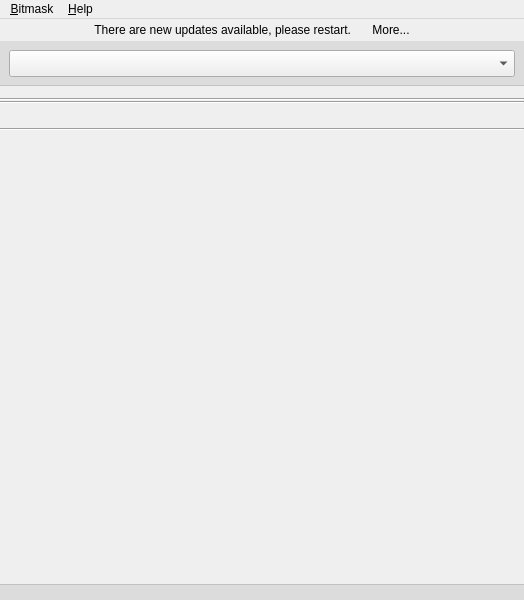
<?xml version="1.0" encoding="UTF-8"?>
<ui version="4.0">
 <class>MainWindow</class>
 <widget class="QMainWindow" name="MainWindow">
  <property name="geometry">
   <rect>
    <x>0</x>
    <y>0</y>
    <width>524</width>
    <height>600</height>
   </rect>
  </property>
  <property name="sizePolicy">
   <sizepolicy hsizetype="Fixed" vsizetype="Preferred">
    <horstretch>0</horstretch>
    <verstretch>0</verstretch>
   </sizepolicy>
  </property>
  <property name="minimumSize">
   <size>
    <width>524</width>
    <height>0</height>
   </size>
  </property>
  <property name="maximumSize">
   <size>
    <width>524</width>
    <height>16777215</height>
   </size>
  </property>
  <property name="windowTitle">
   <string>Bitmask</string>
  </property>
  <property name="windowIcon">
   <iconset resource="../../../../../data/resources/icons.qrc">
    <normaloff>:/images/mask-icon.png</normaloff>:/images/mask-icon.png</iconset>
  </property>
  <property name="inputMethodHints">
   <set>Qt::ImhHiddenText</set>
  </property>
  <property name="iconSize">
   <size>
    <width>128</width>
    <height>128</height>
   </size>
  </property>
  <widget class="QWidget" name="centralwidget">
   <layout class="QGridLayout" name="gridLayout">
    <property name="margin">
     <number>0</number>
    </property>
    <property name="spacing">
     <number>0</number>
    </property>
    <item row="1" column="0" colspan="2">
     <widget class="QScrollArea" name="scrollArea">
      <property name="frameShape">
       <enum>QFrame::NoFrame</enum>
      </property>
      <property name="frameShadow">
       <enum>QFrame::Plain</enum>
      </property>
      <property name="lineWidth">
       <number>0</number>
      </property>
      <property name="horizontalScrollBarPolicy">
       <enum>Qt::ScrollBarAlwaysOff</enum>
      </property>
      <property name="widgetResizable">
       <bool>true</bool>
      </property>
      <widget class="QWidget" name="scrollAreaWidgetContents">
       <property name="geometry">
        <rect>
         <x>0</x>
         <y>0</y>
         <width>524</width>
         <height>549</height>
        </rect>
       </property>
       <layout class="QVBoxLayout" name="verticalLayout">
        <property name="spacing">
         <number>0</number>
        </property>
        <property name="margin">
         <number>0</number>
        </property>
        <item>
         <widget class="QFrame" name="providerFrame">
          <property name="sizePolicy">
           <sizepolicy hsizetype="Preferred" vsizetype="Fixed">
            <horstretch>0</horstretch>
            <verstretch>0</verstretch>
           </sizepolicy>
          </property>
          <property name="autoFillBackground">
           <bool>false</bool>
          </property>
          <property name="styleSheet">
           <string notr="true">QFrame#providerFrame {background-color: rgba(0,0,0,20); border-bottom: 1px solid rgba(0,0,0,30);}</string>
          </property>
          <layout class="QHBoxLayout" name="horizontalLayout">
           <item>
            <widget class="QComboBox" name="cmbProviders">
             <property name="font">
              <font>
               <pointsize>12</pointsize>
              </font>
             </property>
            </widget>
           </item>
          </layout>
         </widget>
        </item>
        <item>
         <layout class="QVBoxLayout" name="loginLayout">
          <property name="topMargin">
           <number>12</number>
          </property>
         </layout>
        </item>
        <item>
         <widget class="Line" name="lineUnderLogin">
          <property name="orientation">
           <enum>Qt::Horizontal</enum>
          </property>
         </widget>
        </item>
        <item>
         <widget class="QWidget" name="eipWidget" native="true">
          <layout class="QVBoxLayout" name="eipVerticalLayout">
           <property name="spacing">
            <number>0</number>
           </property>
           <property name="margin">
            <number>0</number>
           </property>
           <item>
            <layout class="QVBoxLayout" name="eipLayout">
             <property name="leftMargin">
              <number>12</number>
             </property>
             <property name="topMargin">
              <number>0</number>
             </property>
             <property name="rightMargin">
              <number>12</number>
             </property>
             <property name="bottomMargin">
              <number>0</number>
             </property>
            </layout>
           </item>
          </layout>
         </widget>
        </item>
        <item>
         <widget class="Line" name="lineUnderEIP">
          <property name="orientation">
           <enum>Qt::Horizontal</enum>
          </property>
         </widget>
        </item>
        <item>
         <widget class="QWidget" name="mailWidget" native="true">
          <layout class="QVBoxLayout" name="verticalLayout_3">
           <property name="spacing">
            <number>0</number>
           </property>
           <property name="margin">
            <number>0</number>
           </property>
           <item>
            <layout class="QVBoxLayout" name="mailLayout">
             <property name="spacing">
              <number>6</number>
             </property>
             <property name="margin">
              <number>12</number>
             </property>
            </layout>
           </item>
          </layout>
         </widget>
        </item>
        <item>
         <widget class="Line" name="lineUnderEmail">
          <property name="orientation">
           <enum>Qt::Horizontal</enum>
          </property>
         </widget>
        </item>
        <item>
         <spacer name="verticalSpacer">
          <property name="orientation">
           <enum>Qt::Vertical</enum>
          </property>
          <property name="sizeHint" stdset="0">
           <size>
            <width>20</width>
            <height>0</height>
           </size>
          </property>
         </spacer>
        </item>
        <item>
         <widget class="QFrame" name="frame">
          <property name="sizePolicy">
           <sizepolicy hsizetype="Preferred" vsizetype="Fixed">
            <horstretch>0</horstretch>
            <verstretch>0</verstretch>
           </sizepolicy>
          </property>
          <property name="minimumSize">
           <size>
            <width>0</width>
            <height>16</height>
           </size>
          </property>
          <property name="autoFillBackground">
           <bool>false</bool>
          </property>
          <property name="styleSheet">
           <string notr="true">background-color: rgba(0,0,0,20); border-top: 1px solid rgba(0,0,0,30);</string>
          </property>
         </widget>
        </item>
       </layout>
      </widget>
     </widget>
    </item>
    <item row="0" column="0" colspan="2">
     <layout class="QGridLayout" name="gridLayout_4">
      <item row="1" column="1">
       <widget class="QLabel" name="lblNewUpdates">
        <property name="text">
         <string>There are new updates available, please restart.</string>
        </property>
        <property name="alignment">
         <set>Qt::AlignRight|Qt::AlignTrailing|Qt::AlignVCenter</set>
        </property>
       </widget>
      </item>
      <item row="1" column="0">
       <spacer name="horizontalSpacer_8">
        <property name="orientation">
         <enum>Qt::Horizontal</enum>
        </property>
        <property name="sizeHint" stdset="0">
         <size>
          <width>40</width>
          <height>0</height>
         </size>
        </property>
       </spacer>
      </item>
      <item row="0" column="1">
       <spacer name="horizontalSpacer_7">
        <property name="orientation">
         <enum>Qt::Horizontal</enum>
        </property>
        <property name="sizeHint" stdset="0">
         <size>
          <width>40</width>
          <height>0</height>
         </size>
        </property>
       </spacer>
      </item>
      <item row="1" column="2">
       <widget class="QPushButton" name="btnMore">
        <property name="sizePolicy">
         <sizepolicy hsizetype="Preferred" vsizetype="Preferred">
          <horstretch>0</horstretch>
          <verstretch>0</verstretch>
         </sizepolicy>
        </property>
        <property name="text">
         <string>More...</string>
        </property>
        <property name="flat">
         <bool>true</bool>
        </property>
       </widget>
      </item>
      <item row="1" column="3">
       <spacer name="horizontalSpacer_9">
        <property name="orientation">
         <enum>Qt::Horizontal</enum>
        </property>
        <property name="sizeHint" stdset="0">
         <size>
          <width>40</width>
          <height>0</height>
         </size>
        </property>
       </spacer>
      </item>
     </layout>
    </item>
   </layout>
  </widget>
  <widget class="QMenuBar" name="menubar">
   <property name="geometry">
    <rect>
     <x>0</x>
     <y>0</y>
     <width>524</width>
     <height>21</height>
    </rect>
   </property>
   <widget class="QMenu" name="menuFile">
    <property name="title">
     <string>&amp;Bitmask</string>
    </property>
    <addaction name="action_create_new_account"/>
    <addaction name="action_advanced_key_management"/>
    <addaction name="separator"/>
    <addaction name="action_preferences"/>
    <addaction name="separator"/>
    <addaction name="action_quit"/>
   </widget>
   <widget class="QMenu" name="menuHelp">
    <property name="title">
     <string>&amp;Help</string>
    </property>
    <addaction name="action_help"/>
    <addaction name="action_show_logs"/>
    <addaction name="separator"/>
    <addaction name="action_about_leap"/>
   </widget>
   <addaction name="menuFile"/>
   <addaction name="menuHelp"/>
  </widget>
  <action name="action_preferences">
   <property name="enabled">
    <bool>true</bool>
   </property>
   <property name="text">
    <string>Pr&amp;eferences...</string>
   </property>
  </action>
  <action name="action_quit">
   <property name="text">
    <string>&amp;Quit</string>
   </property>
  </action>
  <action name="action_about_leap">
   <property name="text">
    <string>About &amp;Bitmask</string>
   </property>
  </action>
  <action name="action_help">
   <property name="text">
    <string>&amp;Help</string>
   </property>
  </action>
  <action name="action_wizard">
   <property name="text">
    <string>&amp;Wizard</string>
   </property>
  </action>
  <action name="action_show_logs">
   <property name="text">
    <string>Show &amp;Log</string>
   </property>
  </action>
  <action name="action_create_new_account">
   <property name="text">
    <string>Create a new account...</string>
   </property>
  </action>
  <action name="action_advanced_key_management">
   <property name="enabled">
    <bool>false</bool>
   </property>
   <property name="text">
    <string>Advanced Key Management</string>
   </property>
   <property name="visible">
    <bool>false</bool>
   </property>
  </action>
 </widget>
 <resources>
  <include location="../../../../../data/resources/icons.qrc"/>
  <include location="../../../../../data/resources/locale.qrc"/>
 </resources>
 <connections/>
</ui>
